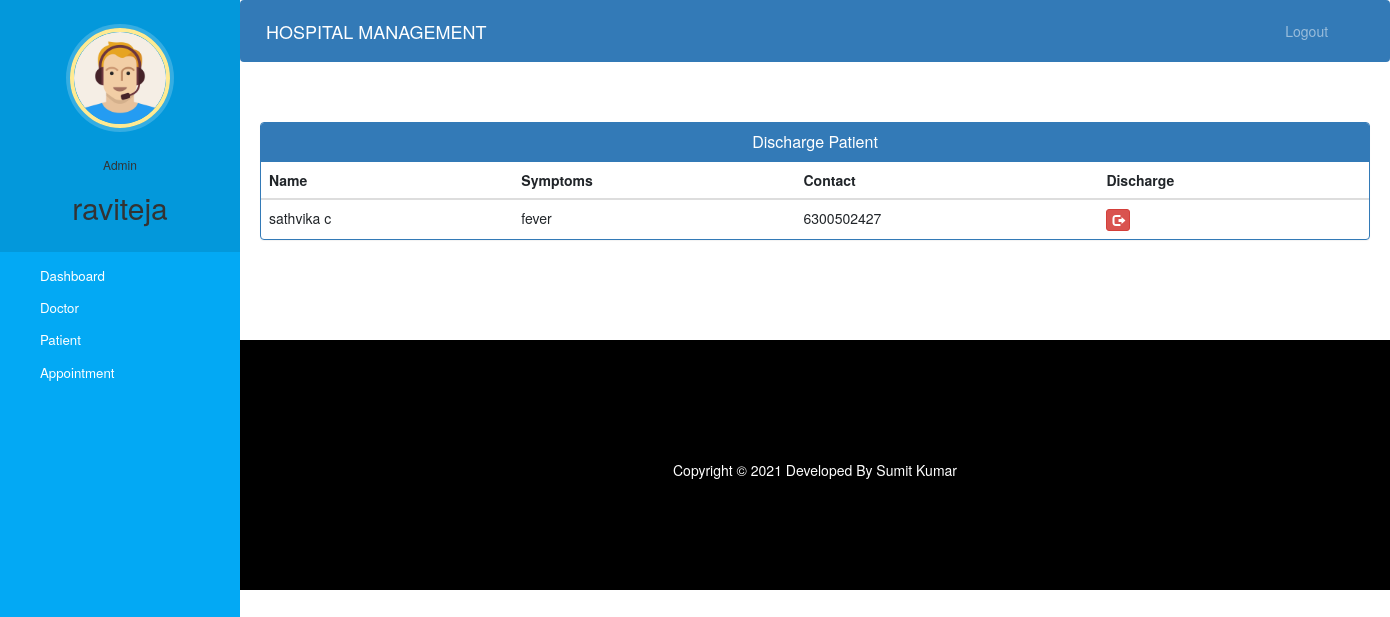
Screenshot of /admin-discharge-patient (signed in) with the database file from the repository.
### hospital/models.py (models this page shows, shortened)
class Patient(models.Model):
    user=models.OneToOneField(User,on_delete=models.CASCADE)
    profile_pic= models.ImageField(upload_to='profile_pic/PatientProfilePic/',null=True,blank=True)
    address = models.CharField(max_length=40)
    mobile = models.CharField(max_length=20,null=False)
    symptoms = models.CharField(max_length=100,null=False)
    assignedDoctorId = models.PositiveIntegerField(null=True)
    admitDate=models.DateField(auto_now=True)
    status=models.BooleanField(default=False)
    qrcode_image=models.ImageField(upload_to='QrCodes/PatientQr/',null=True,blank=True)
    @property
    def get_name(self):
        return self.user.first_name+" "+self.user.last_name

### hospital/views.py (the view)
# urls.py: path('admin-discharge-patient', views.admin_discharge_patient_view,name='admin-discharge-patient'),
@login_required(login_url='adminlogin')
@user_passes_test(is_admin)
def admin_discharge_patient_view(request):
    patients=models.Patient.objects.all().filter(status=True)
    return render(request,'hospital/admin_discharge_patient.html',{'patients':patients})

### hospital/views.py (called while the page is built)
def is_admin(user):
    return user.groups.filter(name='ADMIN').exists()

### templates/hospital/admin_discharge_patient.html (shortened to what this page needs)
{% extends 'hospital/admin_base.html' %}
{% block content %}
<head>
  <link href="//netdna.bootstrapcdn.com/bootstrap/3.0.0/css/bootstrap.min.css" rel="stylesheet" id="bootstrap-css">
</head>
<div class="container">
  <div class="panel panel-primary">
    <div class="panel-heading">
      <h6 class="panel-title">Discharge Patient</h6>
    </div>
    <table class="table table-hover" id="dev-table">
      <thead>
        <tr>
          <th>Name</th>
          <th>Symptoms</th>
          <th>Contact</th>
          <th>Discharge</th>
        </tr>
      </thead>
      {% for p in patients %}
      <tr>
        <td> {{p.get_name}}</td>
        <td>{{p.symptoms}}</td>
        <td>{{p.mobile}}</td>
        <td><a class="btn btn-danger btn-xs" href="{% url 'discharge-patient' p.id  %}"><span class="glyphicon glyphicon-log-out"></span></a></td>
      </tr>
      {% endfor %}
    </table>
  </div>
</div>
{% endblock content %}

### templates/hospital/admin_base.html (shortened to what this page needs)
<!DOCTYPE html>
{% load static %}
<html lang="en">
<head>
  <link rel="stylesheet" href="https://stackpath.bootstrapcdn.com/bootstrap/4.3.1/css/bootstrap.min.css">
  <link rel="stylesheet" href="https://maxcdn.bootstrapcdn.com/font-awesome/4.7.0/css/font-awesome.min.css">
  <link rel="stylesheet" href="{% static '/style.css' %}">
</head>
<body>
  <nav class="menu" tabindex="0">
    <header class="avatar">
      <img src="{% static "images/adminpropic.png" %}" />
      <br><br>
      <h6>Admin</h6>
      <h2>{{request.user.first_name}}</h2>
    </header>
    <ul>
      <li tabindex="0" class="icon-dashboard"> <a style="color:white; text-decoration:none;" href="/admin-dashboard"><span>Dashboard</span></a> </li>
      <li tabindex="0" class="icon-customers"> <a style="color:white; text-decoration:none;" href="/admin-doctor"><span>Doctor</span></a></li>
      <li tabindex="0" class="icon-users"> <a style="color:white; text-decoration:none;" href="/admin-patient"><span>Patient</span></a></li>
      <li tabindex="0" class="icon-calendar"> <a style="color:white; text-decoration:none;" href="/admin-appointment"><span>Appointment</span></a></li>
    </ul>
  </nav>
  <main>
    <div class="bs-example">
      <nav class="navbar navbar-expand-md  navbar-dark fixed-top" style="background:#337AB7;">
        <a href="/admin-dashboard" class="navbar-brand">HOSPITAL MANAGEMENT</a>
        <div class="collapse navbar-collapse justify-content-between" id="navbarCollapse">
          <div class="navbar-nav" style=" margin-left: 90%;">
            <a href="/logout" class="nav-item nav-link">Logout</a>
          </div>
        </div>
      </nav>
    </div>
    <br><br>
    {% block content %}
    {% endblock content %}
    <br><br><br><br>
    <footer>
      <br>
      <div class="container">
        <div class="row">
          <div class="col-md-12 col-sm-12">
            <div style="color:#ffffff;" class="wow fadeInUp footer-copyright">
              <p>
                Copyright &copy; 2021 Developed By Sumit Kumar </p>
            </div>
          </div>
        </div>
      </div>
    </footer>
  </main>
</body>
</html>

### static/style.css (style rules this page uses)
body { padding-left: 240px; }
main { position: relative; height: 100vh; }
.menu { background: #5bc995; height: 100vh; width: 240px; position: fixed; top: 0px; left: 0; z-index: 5; outline: none; }
.menu .avatar { background: rgba(0, 0, 0, 0.1); padding: 2em 0.5em; text-align: center; }
.menu .avatar img { width: 100px; border-radius: 50%; overflow: hidden; border: 4px solid #ffea92; box-shadow: 0 0 0 4px rgba(255, 255, 255, 0.2); }
.menu .avatar h2 { font-weight: normal; margin-bottom: 0; }
.menu ul { list-style: none; padding: 0.5em 0; margin: 0; }
.menu ul li { padding: 0.5em 1em 0.5em 3em; font-size: 0.95em; font-weight: regular; background-repeat: no-repeat; background-position: left 15px center; background-size: auto 20px; transition: all 0.15s linear; cursor: pointer; }
.menu ul li.icon-dashboard { background-image: url("http://www.entypo.com/images//gauge.svg"); }
.menu ul li.icon-customers { background-image: url("http://www.entypo.com/images//briefcase.svg"); }
.menu ul li.icon-users { background-image: url("http://www.entypo.com/images//users.svg"); }
.menu ul li.icon-calendar { background-image: url("http://www.entypo.com/images//calendar.svg"); }

### templates/hospital/admin_base.html (style rules this page uses)
a:link { text-decoration: none; }
a { color: white; }
footer { padding: 0px 0px 0px 0px; background-color: black; margin: 0px; }
p { text-align: center; }
body { padding-left: 240px; }
main { position: relative; height: 100vh; }
.menu { background: #03a9f4; height: 100vh; width: 240px; position: fixed; top: 0px; left: 0; z-index: 5; outline: none; }
.menu .avatar { background: rgba(0, 0, 0, 0.1); padding: 2em 0.5em; text-align: center; }
.menu .avatar img { width: 100px; border-radius: 50%; overflow: hidden; border: 4px solid #ffea92; box-shadow: 0 0 0 4px rgba(255, 255, 255, 0.2); }
.menu .avatar h2 { font-weight: normal; margin-bottom: 0; }
.menu ul { list-style: none; padding: 0.5em 0; margin: 0; }
.menu ul li { padding: 0.5em 1em 0.5em 3em; font-size: 0.95em; font-weight: regular; background-repeat: no-repeat; background-position: left 15px center; background-size: auto 20px; transition: all 0.15s linear; cursor: pointer; }
.menu ul li.icon-dashboard { background-image: url("http://www.entypo.com/images//gauge.svg"); }
.menu ul li.icon-customers { background-image: url("http://www.entypo.com/images//briefcase.svg"); }
.menu ul li.icon-users { background-image: url("http://www.entypo.com/images//users.svg"); }
.menu ul li.icon-calendar { background-image: url("http://www.entypo.com/images//calendar.svg"); }

### templates/hospital/admin_discharge_patient.html (style rules this page uses)
a:link { text-decoration: none; }
h6 { text-align: center; }
.row { margin: 100px; }

### rows the page displays
Patient: get_name "sathvika c", symptoms "fever", mobile "6300502427"

### other values shown
{{ request.user.first_name }} "raviteja"
